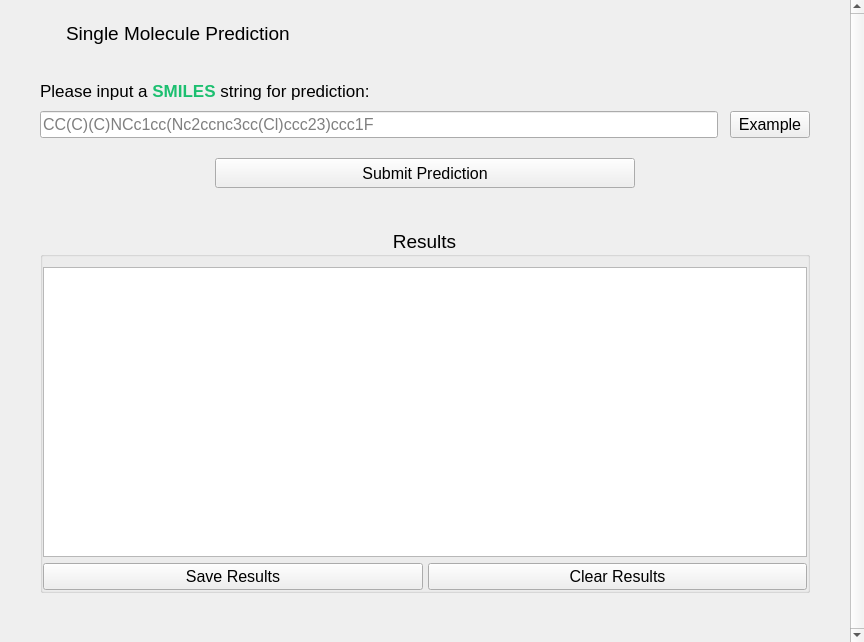
<?xml version="1.0" encoding="UTF-8"?>
<ui version="4.0">
 <class>singlePage</class>
 <widget class="QWidget" name="singlePage">
  <property name="geometry">
   <rect>
    <x>0</x>
    <y>0</y>
    <width>864</width>
    <height>642</height>
   </rect>
  </property>
  <property name="minimumSize">
   <size>
    <width>864</width>
    <height>642</height>
   </size>
  </property>
  <property name="maximumSize">
   <size>
    <width>864</width>
    <height>642</height>
   </size>
  </property>
  <property name="font">
   <font>
    <family>Segoe UI</family>
    <pointsize>12</pointsize>
   </font>
  </property>
  <property name="windowTitle">
   <string>singlePage</string>
  </property>
  <property name="locale">
   <locale language="English" country="UnitedStates"/>
  </property>
  <widget class="QScrollArea" name="single_scrollArea">
   <property name="geometry">
    <rect>
     <x>0</x>
     <y>0</y>
     <width>864</width>
     <height>642</height>
    </rect>
   </property>
   <property name="sizePolicy">
    <sizepolicy hsizetype="Fixed" vsizetype="Fixed">
     <horstretch>0</horstretch>
     <verstretch>0</verstretch>
    </sizepolicy>
   </property>
   <property name="frameShape">
    <enum>QFrame::NoFrame</enum>
   </property>
   <property name="verticalScrollBarPolicy">
    <enum>Qt::ScrollBarAlwaysOn</enum>
   </property>
   <property name="widgetResizable">
    <bool>true</bool>
   </property>
   <widget class="QWidget" name="single_scrollAreaWidgetContents">
    <property name="geometry">
     <rect>
      <x>0</x>
      <y>0</y>
      <width>847</width>
      <height>623</height>
     </rect>
    </property>
    <property name="sizePolicy">
     <sizepolicy hsizetype="Preferred" vsizetype="Fixed">
      <horstretch>0</horstretch>
      <verstretch>0</verstretch>
     </sizepolicy>
    </property>
    <property name="minimumSize">
     <size>
      <width>0</width>
      <height>0</height>
     </size>
    </property>
    <layout class="QVBoxLayout" name="verticalLayout">
     <property name="spacing">
      <number>0</number>
     </property>
     <property name="leftMargin">
      <number>40</number>
     </property>
     <property name="topMargin">
      <number>0</number>
     </property>
     <property name="rightMargin">
      <number>40</number>
     </property>
     <property name="bottomMargin">
      <number>0</number>
     </property>
     <item>
      <spacer name="verticalSpacer_6">
       <property name="orientation">
        <enum>Qt::Vertical</enum>
       </property>
       <property name="sizeType">
        <enum>QSizePolicy::Fixed</enum>
       </property>
       <property name="sizeHint" stdset="0">
        <size>
         <width>0</width>
         <height>20</height>
        </size>
       </property>
      </spacer>
     </item>
     <item>
      <layout class="QHBoxLayout" name="single_headline_hlay">
       <property name="spacing">
        <number>6</number>
       </property>
       <item>
        <widget class="QLabel" name="single_icon">
         <property name="sizePolicy">
          <sizepolicy hsizetype="Preferred" vsizetype="Fixed">
           <horstretch>0</horstretch>
           <verstretch>0</verstretch>
          </sizepolicy>
         </property>
         <property name="maximumSize">
          <size>
           <width>20</width>
           <height>20</height>
          </size>
         </property>
         <property name="text">
          <string/>
         </property>
         <property name="pixmap">
          <pixmap resource="../static/resource.qrc">:/icons/icons/Microsoft-Fluentui-Emoji-Mono-Dna.ico</pixmap>
         </property>
         <property name="scaledContents">
          <bool>true</bool>
         </property>
         <property name="alignment">
          <set>Qt::AlignCenter</set>
         </property>
        </widget>
       </item>
       <item>
        <widget class="QLabel" name="single_label">
         <property name="sizePolicy">
          <sizepolicy hsizetype="Preferred" vsizetype="Fixed">
           <horstretch>0</horstretch>
           <verstretch>0</verstretch>
          </sizepolicy>
         </property>
         <property name="minimumSize">
          <size>
           <width>0</width>
           <height>26</height>
          </size>
         </property>
         <property name="maximumSize">
          <size>
           <width>16777215</width>
           <height>26</height>
          </size>
         </property>
         <property name="font">
          <font>
           <family>Segoe UI</family>
           <pointsize>14</pointsize>
          </font>
         </property>
         <property name="text">
          <string>Single Molecule Prediction</string>
         </property>
         <property name="alignment">
          <set>Qt::AlignLeading|Qt::AlignLeft|Qt::AlignVCenter</set>
         </property>
        </widget>
       </item>
      </layout>
     </item>
     <item>
      <spacer name="verticalSpacer_4">
       <property name="orientation">
        <enum>Qt::Vertical</enum>
       </property>
       <property name="sizeType">
        <enum>QSizePolicy::Fixed</enum>
       </property>
       <property name="sizeHint" stdset="0">
        <size>
         <width>0</width>
         <height>25</height>
        </size>
       </property>
      </spacer>
     </item>
     <item>
      <layout class="QGridLayout" name="single_gridLayout" rowstretch="0,0" rowminimumheight="40,0">
       <property name="topMargin">
        <number>0</number>
       </property>
       <property name="horizontalSpacing">
        <number>12</number>
       </property>
       <property name="verticalSpacing">
        <number>0</number>
       </property>
       <item row="1" column="0">
        <widget class="QLineEdit" name="single_input_lineEdit">
         <property name="font">
          <font>
           <family>Segoe UI</family>
           <pointsize>12</pointsize>
          </font>
         </property>
         <property name="placeholderText">
          <string>CC(C)(C)NCc1cc(Nc2ccnc3cc(Cl)ccc23)ccc1F</string>
         </property>
        </widget>
       </item>
       <item row="0" column="0">
        <widget class="QLabel" name="single_input_label">
         <property name="sizePolicy">
          <sizepolicy hsizetype="Preferred" vsizetype="Fixed">
           <horstretch>0</horstretch>
           <verstretch>0</verstretch>
          </sizepolicy>
         </property>
         <property name="font">
          <font>
           <family>Segoe UI</family>
           <pointsize>13</pointsize>
          </font>
         </property>
         <property name="cursor">
          <cursorShape>IBeamCursor</cursorShape>
         </property>
         <property name="text">
          <string>&lt;html&gt;&lt;head/&gt;&lt;body&gt;&lt;p&gt;Please input a &lt;span style=&quot; font-weight:700; color:#1cbf70;&quot;&gt;SMILES&lt;/span&gt; string for prediction:&lt;/p&gt;&lt;/body&gt;&lt;/html&gt;</string>
         </property>
         <property name="textInteractionFlags">
          <set>Qt::LinksAccessibleByMouse|Qt::TextSelectableByMouse</set>
         </property>
        </widget>
       </item>
       <item row="1" column="1">
        <widget class="QPushButton" name="single_example_btn">
         <property name="minimumSize">
          <size>
           <width>80</width>
           <height>0</height>
          </size>
         </property>
         <property name="font">
          <font>
           <family>Segoe UI</family>
           <pointsize>12</pointsize>
          </font>
         </property>
         <property name="cursor">
          <cursorShape>PointingHandCursor</cursorShape>
         </property>
         <property name="text">
          <string>Example</string>
         </property>
        </widget>
       </item>
      </layout>
     </item>
     <item>
      <spacer name="verticalSpacer_2">
       <property name="orientation">
        <enum>Qt::Vertical</enum>
       </property>
       <property name="sizeType">
        <enum>QSizePolicy::Fixed</enum>
       </property>
       <property name="sizeHint" stdset="0">
        <size>
         <width>0</width>
         <height>20</height>
        </size>
       </property>
      </spacer>
     </item>
     <item>
      <layout class="QHBoxLayout" name="horizontalLayout_2">
       <property name="spacing">
        <number>0</number>
       </property>
       <item>
        <spacer name="horizontalSpacer_2">
         <property name="orientation">
          <enum>Qt::Horizontal</enum>
         </property>
         <property name="sizeType">
          <enum>QSizePolicy::Fixed</enum>
         </property>
         <property name="sizeHint" stdset="0">
          <size>
           <width>175</width>
           <height>0</height>
          </size>
         </property>
        </spacer>
       </item>
       <item>
        <widget class="QPushButton" name="single_start_btn">
         <property name="minimumSize">
          <size>
           <width>0</width>
           <height>30</height>
          </size>
         </property>
         <property name="maximumSize">
          <size>
           <width>16777215</width>
           <height>30</height>
          </size>
         </property>
         <property name="font">
          <font>
           <family>Segoe UI</family>
           <pointsize>12</pointsize>
          </font>
         </property>
         <property name="cursor">
          <cursorShape>PointingHandCursor</cursorShape>
         </property>
         <property name="text">
          <string>Submit Prediction</string>
         </property>
        </widget>
       </item>
       <item>
        <spacer name="horizontalSpacer">
         <property name="orientation">
          <enum>Qt::Horizontal</enum>
         </property>
         <property name="sizeType">
          <enum>QSizePolicy::Fixed</enum>
         </property>
         <property name="sizeHint" stdset="0">
          <size>
           <width>175</width>
           <height>0</height>
          </size>
         </property>
        </spacer>
       </item>
      </layout>
     </item>
     <item>
      <spacer name="verticalSpacer_3">
       <property name="orientation">
        <enum>Qt::Vertical</enum>
       </property>
       <property name="sizeType">
        <enum>QSizePolicy::Fixed</enum>
       </property>
       <property name="sizeHint" stdset="0">
        <size>
         <width>0</width>
         <height>40</height>
        </size>
       </property>
      </spacer>
     </item>
     <item>
      <widget class="QGroupBox" name="single_result_groupbox">
       <property name="minimumSize">
        <size>
         <width>0</width>
         <height>360</height>
        </size>
       </property>
       <property name="font">
        <font>
         <family>Segoe UI</family>
         <pointsize>14</pointsize>
        </font>
       </property>
       <property name="title">
        <string>Results</string>
       </property>
       <property name="alignment">
        <set>Qt::AlignCenter</set>
       </property>
       <property name="flat">
        <bool>true</bool>
       </property>
       <layout class="QVBoxLayout" name="verticalLayout_2" stretch="0,0">
        <property name="spacing">
         <number>6</number>
        </property>
        <property name="leftMargin">
         <number>0</number>
        </property>
        <property name="topMargin">
         <number>10</number>
        </property>
        <property name="rightMargin">
         <number>0</number>
        </property>
        <property name="bottomMargin">
         <number>0</number>
        </property>
        <item>
         <widget class="QTableView" name="single_table">
          <property name="sizePolicy">
           <sizepolicy hsizetype="Expanding" vsizetype="Fixed">
            <horstretch>0</horstretch>
            <verstretch>0</verstretch>
           </sizepolicy>
          </property>
          <property name="minimumSize">
           <size>
            <width>0</width>
            <height>290</height>
           </size>
          </property>
          <property name="font">
           <font>
            <family>Segoe UI</family>
            <pointsize>12</pointsize>
           </font>
          </property>
         </widget>
        </item>
        <item>
         <layout class="QHBoxLayout" name="horizontalLayout_3">
          <property name="spacing">
           <number>5</number>
          </property>
          <item>
           <widget class="QPushButton" name="single_save_btn">
            <property name="font">
             <font>
              <family>Segoe UI</family>
              <pointsize>12</pointsize>
             </font>
            </property>
            <property name="cursor">
             <cursorShape>PointingHandCursor</cursorShape>
            </property>
            <property name="toolTip">
             <string>Save Results as CSV Format File</string>
            </property>
            <property name="text">
             <string>Save Results</string>
            </property>
           </widget>
          </item>
          <item>
           <widget class="QPushButton" name="single_clear_btn">
            <property name="font">
             <font>
              <family>Segoe UI</family>
              <pointsize>12</pointsize>
             </font>
            </property>
            <property name="cursor">
             <cursorShape>PointingHandCursor</cursorShape>
            </property>
            <property name="text">
             <string>Clear Results</string>
            </property>
           </widget>
          </item>
         </layout>
        </item>
       </layout>
      </widget>
     </item>
     <item>
      <spacer name="verticalSpacer">
       <property name="orientation">
        <enum>Qt::Vertical</enum>
       </property>
       <property name="sizeType">
        <enum>QSizePolicy::Fixed</enum>
       </property>
       <property name="sizeHint" stdset="0">
        <size>
         <width>0</width>
         <height>20</height>
        </size>
       </property>
      </spacer>
     </item>
    </layout>
   </widget>
  </widget>
 </widget>
 <resources>
  <include location="../static/resource.qrc"/>
  <include location="../static/resource.qrc"/>
 </resources>
 <connections/>
</ui>
